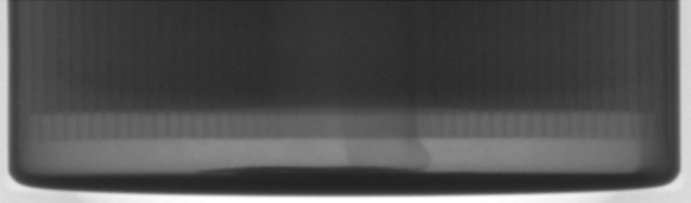
//> input picture Project_warmingUp/Project_warmingUp/src.png, 691 x 203 px
$ ./Project_warmingUp   (built with g++ and OpenCV 4)
//> lines starting //> are read from the running program, lines starting //| are printed output that depends on the picture; after the words box and inside, x2 and y2 are one past the last pixel; in counts of white or black regions, pixels touching at a corner belong together
#include <iostream>
#include <opencv2/core.hpp>
#include <opencv2/highgui.hpp>
#include <opencv2/imgproc.hpp>
#include <opencv2/imgcodecs.hpp>

cv::Mat src, dst;
int x[4], y[4], histogram[256];
int maxhist(int histogram[256]);

void imhist(cv::Mat& image, int histogram[256])
{
    for (int i = 0; i < 256; i++)
    {
        histogram[i] = 0;
    }
    for (int x = 0; x < image.cols; x++)
    {
        for (int y = 0; y < image.rows; y++)
        {
            histogram[(int)image.at<uchar>(y, x)]++;
        }
    }
}

int maxhist(int histogram[256])
{
    int max = histogram[0];
    for (int i = 0; i < 256; i++)
    {
        if (max <= histogram[i])
        {
            max = histogram[i];
        }
    }
    return max;
}
void Coordinates()
{
    int index = 0;
    for (int i = 0; i < 256; i++)
    {
        if (histogram[i] == maxhist(histogram))
        {
            index = i;
        }
    }
    x[0] = index - 7;
    x[1] = index + 35;
    x[2] = index + 55;
    x[3] = index + 90;
    y[0] = 0;
    y[1] = 100;
    y[2] = 190;
    y[3] = 255;
}

void MappingFunction(cv::Mat& src, cv::Mat& dst)
{
    cv::Mat table(1, 256, CV_8U);
    uchar* p = table.ptr();
    for (int i = 0; i < x[0]; i++)
    {
        p[i] = (uchar)0;
    }
    float a0 = ((float)(y[1] - y[0]) / (float)(x[1] - x[0]));
    float b0 = y[0] - a0 * x[0];
    std::cout << a0 << "\t" << b0 << std::endl;
    for (int i = x[0]; i < x[1]; i++)
    {
        p[i] = (uchar)(a0 * i + b0);
    }
    float a1 = ((float)(y[2] - y[1]) / (float)(x[2] - x[1]));
    float b1 = y[1] - a1 * x[1];
    std::cout << a1 << "\t" << b1 << std::endl;
    for (int i = x[1]; i < x[2]; i++)
    {

        p[i] = (uchar)(a1 * i + b1);
    }
    float a2 = ((float)(y[3] - y[2]) / (float)(x[3] - x[2]));
    float b2 = y[2] - a2 * x[2];
    std::cout << a2 << "\t" << b2 << std::endl;
    for (int i = x[2]; i < x[3]; i++)
    {

        p[i] = (uchar)(a2 * i + b2);
    }
    for (int i = x[3]; i < 256; i++)
    {
        p[i] = (uchar)255;
    }
    cv::LUT(src, table, dst);
}

void histDisplay(int histogram[256], const char* name, bool mode_drawline)
{
    int hist[256];
    for (int i = 0; i < 256; i++)
    {
        hist[i] = histogram[i];
    }
    int hist_w = 256; int hist_h = 256;
    int bin_w = cvRound((double)hist_w / 256);

    cv::Mat histImage(hist_h, hist_w, CV_8UC3, cv::Scalar(255, 255, 255));
    //normalize
    for (int i = 0; i < 256; i++)
    {
        hist[i] = ((double)hist[i] / maxhist(histogram)) * histImage.rows;
    }
    //draw the histogram
    for (int i = 0; i < 256; i++)
    {
        line(histImage, cv::Point(bin_w * i, hist_h), cv::Point(bin_w * i, hist_h - hist[i]), cv::Scalar(0, 0, 0), 1, 8, 0);
    }
    cv::namedWindow(name, cv::WINDOW_AUTOSIZE);
    //draw linear line
    if (mode_drawline == true)
    {
        line(histImage, cv::Point(x[0], histImage.rows - y[0]), cv::Point(x[1], histImage.rows - y[1]), cv::Scalar(0, 0, 255), 1, 8, 0);
        line(histImage, cv::Point(x[1], histImage.rows - y[1]), cv::Point(x[2], histImage.rows - y[2]), cv::Scalar(255, 0, 0), 1, 8, 0);
        line(histImage, cv::Point(x[2], histImage.rows - y[2]), cv::Point(x[3], histImage.rows - y[3]), cv::Scalar(0, 255, 0), 1, 8, 0);
    }
    imshow(name, histImage);
    std::string text = (std::string)name + ".png";
    cv::imwrite(text, histImage);
}

void recognize_obj(cv::Mat& src, const char* name)
{
    cv::Mat dst(src.rows, src.cols, CV_8UC3);
    for (int i = 0; i < src.rows; i++)
        for (int j = 0; j < src.cols; j++)
        {
            int tmp = src.at<uchar>(i, j);
            if (tmp < x[0])
                dst.at<cv::Vec3b>(i, j) = cv::Vec3b(0, 0, 0);
            if (tmp >= x[0] && tmp < x[1])
                dst.at<cv::Vec3b>(i, j) = cv::Vec3b(0, 0, 255);
            if (tmp >= x[1] && tmp < x[2])
                dst.at<cv::Vec3b>(i, j) = cv::Vec3b(255, 0, 0);
            if (tmp >= x[2] && tmp < x[3])
                dst.at<cv::Vec3b>(i, j) = cv::Vec3b(0, 255, 0);
            if (tmp >= x[3])
                dst.at<cv::Vec3b>(i, j) = cv::Vec3b(0, 255, 255);
        }
    cv::imshow(name, dst);
    std::string text = (std::string)name + ".png";
    cv::imwrite(text, dst);
}
void histDisplayRecognize(int histogram[], const char* name)
{
    int hist[256];
    for (int i = 0; i < 256; i++)
    {
        hist[i] = histogram[i];
    }
    int hist_w = 256; int hist_h = 256;
    int bin_w = cvRound((double)hist_w / 256);

    cv::Mat histImage(hist_h, hist_w, CV_8UC3, cv::Scalar(255, 255, 255));

    for (int i = 0; i < 256; i++)
    {
        hist[i] = ((double)hist[i] / maxhist(histogram)) * histImage.rows;
    }

    for (int i = 0; i < 256; i++)
    {
        if (i < x[0])
        {
            line(histImage, cv::Point(bin_w * i, hist_h), cv::Point(bin_w * i, hist_h - hist[i]), cv::Scalar(0, 0, 0), 1, 8, 0);
        }
        if (i >= x[0] && i < x[1])
        {
            line(histImage, cv::Point(bin_w * i, hist_h), cv::Point(bin_w * i, hist_h - hist[i]), cv::Scalar(0, 0, 255), 1, 8, 0);
        }
        if (i >= x[1] && i < x[2])
        {
            line(histImage, cv::Point(bin_w * i, hist_h), cv::Point(bin_w * i, hist_h - hist[i]), cv::Scalar(255, 0, 0), 1, 8, 0);
        }
        if (i >= x[2] && i < x[3])
        {
            line(histImage, cv::Point(bin_w * i, hist_h), cv::Point(bin_w * i, hist_h - hist[i]), cv::Scalar(0, 255, 0), 1, 8, 0);
        }
        if (i >= x[3])
        {
            line(histImage, cv::Point(bin_w * i, hist_h), cv::Point(bin_w * i, hist_h - hist[i]), cv::Scalar(0, 255, 255), 1, 8, 0);
        }
    }
    cv::namedWindow(name, cv::WINDOW_AUTOSIZE);
    imshow(name, histImage);
    std::string text = (std::string)name + ".png";
    cv::imwrite(text, histImage);
}
int main()
{
    //Load source image
    src = cv::imread("src.png");
//> src is the input picture: 203 rows x 691 cols, CV_8UC3; min 32, max 255, mean 82.7
    cv::imshow("source", src);
    //Convert to grayscale
    cv::Mat src_gray;
    cv::cvtColor(src, src_gray, cv::COLOR_BGR2GRAY);

    imhist(src_gray, histogram);
//> histogram = 256 values, max 6362 at index 50, min 0 at index 0, mean 547.9
    Coordinates();
//> in Coordinates, `x[0] = index - 7;`: x = [43, 0, 0, 0]
//> in Coordinates, `x[1] = index + 35;`: x = [43, 85, 0, 0]
//> in Coordinates, `x[2] = index + 55;`: x = [43, 85, 105, 0]
//> in Coordinates, `x[3] = index + 90;`: x = [43, 85, 105, 140]
    histDisplay(histogram, "histogram_src", true);
//> after the loop in histDisplay, `for (int i = 0; i < 256; i++)`: hist has the same summary as histogram outside histDisplay
//> after the loop in histDisplay, `for (int i = 0; i < 256; i++)`: hist = 256 values, max 256 at index 50, min 0 at index 0, mean 21.61
//> after the loop in histDisplay, `for (int i = 0; i < 256; i++)`:
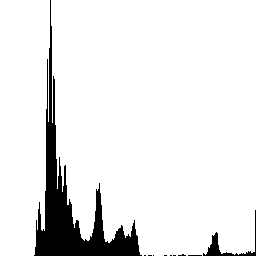
//> histImage: 256 rows x 256 cols, CV_8UC3; 91.6% white; 10 black regions (8 under 20 px), largest, box (x1, y1, x2, y2) and area: (34, 0, 142, 256) 5145, (203, 210, 256, 256) 347
//> in histDisplay, `line(histImage, cv::Point(x[0], histImage.rows - y[0]), cv::Point(x[1]..`:
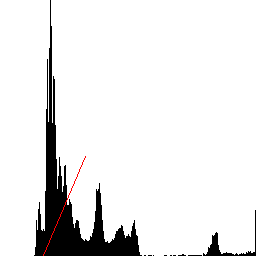
//> histImage: 256 rows x 256 cols, CV_8UC3; 0.15% of pixels changed, all inside (x1, y1, x2, y2) = (43, 156, 86, 256)
//> in histDisplay, `line(histImage, cv::Point(x[1], histImage.rows - y[1]), cv::Point(x[2]..`:
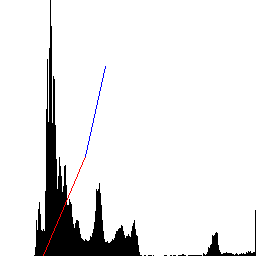
//> histImage: 256 rows x 256 cols, CV_8UC3; 0.14% of pixels changed, all inside (x1, y1, x2, y2) = (85, 66, 106, 157)
//> in histDisplay, `line(histImage, cv::Point(x[2], histImage.rows - y[2]), cv::Point(x[3]..`: histImage: 256 rows x 256 cols, CV_8UC3; 0.1% of pixels changed, all inside (x1, y1, x2, y2) = (105, 1, 141, 67)
    MappingFunction(src_gray, dst);
//> the loop in MappingFunction, `for (int i = 0; i < x[0]; i++)` made 43 passes
//> in MappingFunction, `float a0 = ((float)(y[1] - y[0]) / (float)(x[1] - x[0]));`: a0 = 2.38
//> in MappingFunction, `float b0 = y[0] - a0 * x[0];`: b0 = -102.4
//| 2.38095	-102.381
//> the loop in MappingFunction, `for (int i = x[0]; i < x[1]; i++)` made 42 passes
//> in MappingFunction, `float a1 = ((float)(y[2] - y[1]) / (float)(x[2] - x[1]));`: a1 = 4.5
//> in MappingFunction, `float b1 = y[1] - a1 * x[1];`: b1 = -282.5
//| 4.5	-282.5
//> the loop in MappingFunction, `for (int i = x[1]; i < x[2]; i++)` made 20 passes
//> in MappingFunction, `float a2 = ((float)(y[3] - y[2]) / (float)(x[3] - x[2]));`: a2 = 1.86
//> in MappingFunction, `float b2 = y[2] - a2 * x[2];`: b2 = -5
//| 1.85714	-5
//> the loop in MappingFunction, `for (int i = x[2]; i < x[3]; i++)` made 35 passes
//> the loop in MappingFunction, `for (int i = x[3]; i < 256; i++)` made 116 passes
//> after the loop in MappingFunction, `for (int i = x[3]; i < 256; i++)`: table = 256 values from 0 to 255
//> in MappingFunction, `cv::LUT(src, table, dst);`:
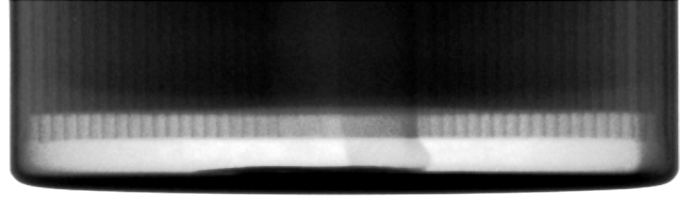
//> dst: 203 rows x 691 cols, CV_8UC1; min 0, max 255, mean 89.5
    cv::imshow("destination", dst);
    cv::imwrite("destination.png", dst);
    recognize_obj(src_gray, "recognize_image");
//> after the loop in recognize_obj, `for (int i = 0; i < src.rows; i++)`:
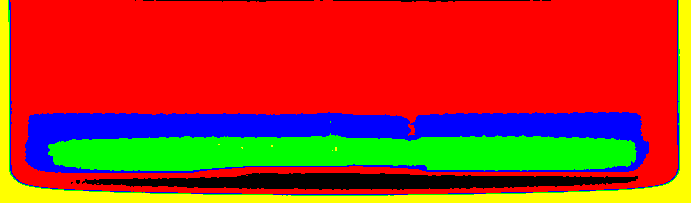
//> dst: 203 rows x 691 cols, CV_8UC3; mean B, G, R 32.7, 54.2, 176
    histDisplayRecognize(histogram, "histogram_recognize");
//> after the loop in histDisplayRecognize, `for (int i = 0; i < 256; i++)`: hist has the same summary as histogram outside histDisplayRecognize
//> after the loop in histDisplayRecognize, `for (int i = 0; i < 256; i++)`:
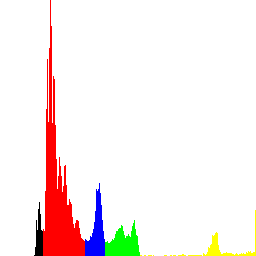
//> histImage: 256 rows x 256 cols, CV_8UC3; mean B, G, R 236.2, 237.9, 248.3

    imhist(dst, histogram);
//> histogram = 256 values, max 11007 at index 255, min 0 at index 1, mean 547.9
    histDisplay(histogram, "histogram_dst", false);
//> call 2 of histDisplay, with name = "histogram_dst", mode_drawline = false
//> after the loop in histDisplay (call 2), `for (int i = 0; i < 256; i++)`: hist has the same summary as histogram outside histDisplay
//> after the loop in histDisplay (call 2), `for (int i = 0; i < 256; i++)`: hist = 256 values, max 256 at index 255, min 0 at index 1, mean 12.55
//> after the loop in histDisplay (call 2), `for (int i = 0; i < 256; i++)`:
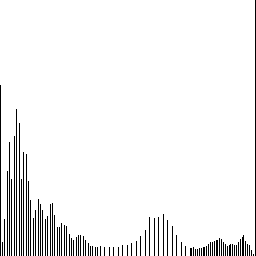
//> histImage: 256 rows x 256 cols, CV_8UC3; 95.1% white; black in thin lines or dots
    cv::waitKey(0);
}
